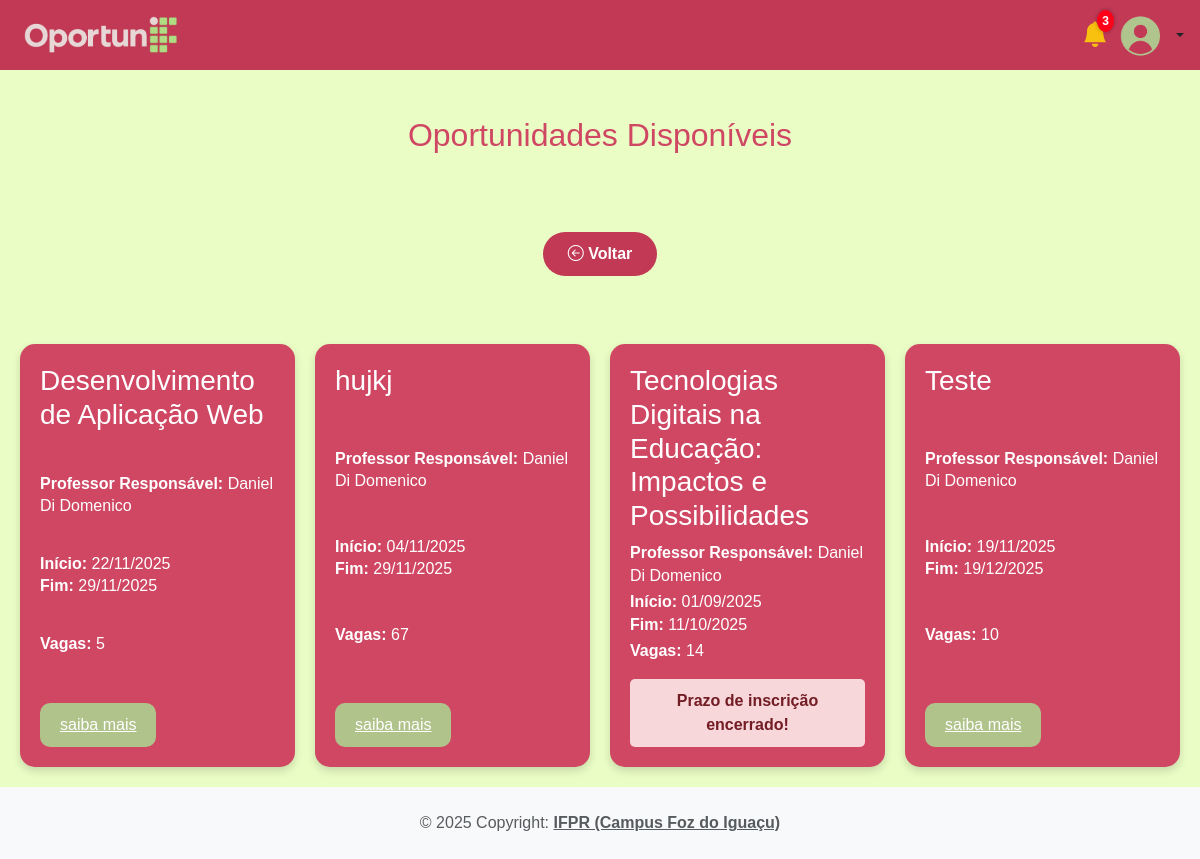
The page /app/controller/OportunidadeController.php?action=projetopesquisa (signed in) on the database as committed earlier.
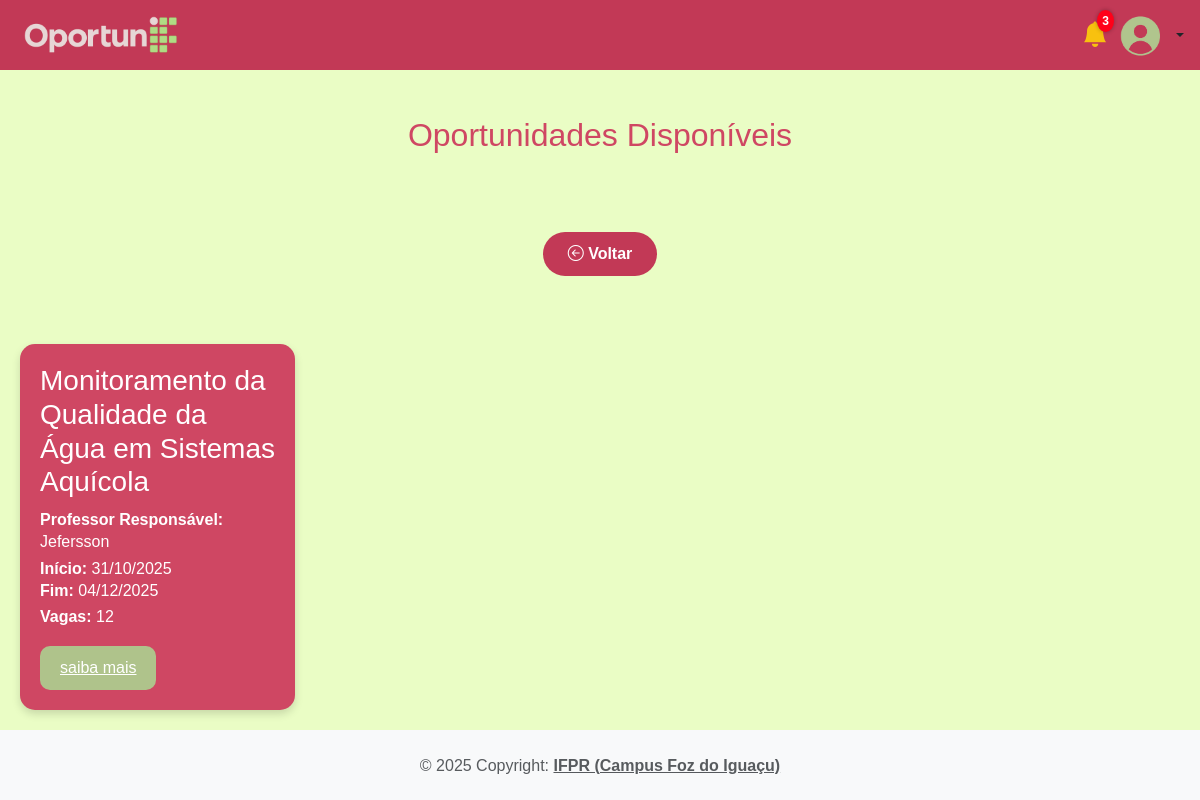
The same page on the database as committed later.
### tables this page shows
CREATE TABLE `oportunidades` (
  `idOportunidades` int(11) NOT NULL,
  `titulo` longtext DEFAULT NULL,
  `descricao` longtext DEFAULT NULL,
  `tipoOportunidade` enum('ESTAGIO','PROJETOEXTENSAO','PROJETOPESQUISA') NOT NULL,
  `dataInicio` date NOT NULL,
  `dataFim` date NOT NULL,
  `documentoAnexo` varchar(100) DEFAULT NULL,
  `vaga` int(11) NOT NULL,
  `documentoEdital` varchar(255) DEFAULT NULL,
  `idProfessor` int(11) NOT NULL DEFAULT 38
);

CREATE TABLE `usuarios` (
  `idUsuarios` int(11) NOT NULL,
  `nomeCompleto` varchar(45) NOT NULL,
  `email` varchar(45) NOT NULL,
  `cpf` varchar(20) NOT NULL,
  `senha` varchar(255) NOT NULL,
  `tipoUsuario` enum('ALUNO','PROFESSOR','ADMIN') NOT NULL,
  `matricula` varchar(45) DEFAULT NULL,
  `idCursos` int(11) DEFAULT NULL,
  `fotoPerfil` varchar(255) DEFAULT NULL
);

### app/controller/OportunidadeController.php (called while the page is built, shortened)
<?php
require_once(__DIR__ . "/../dao/OportunidadeDAO.php");
require_once(__DIR__ . "/../dao/UsuarioDAO.php");
require_once(__DIR__ . "/../model/Oportunidade.php");
require_once(__DIR__ . "/../model/Usuario.php");
class OportunidadeController extends Controller
{
    private OportunidadeDAO $oportunidadeDao;
    private UsuarioDAO $usuarioDao;
    public function __construct()
    {
        $this->oportunidadeDao = new OportunidadeDAO();
        $this->usuarioDao = new UsuarioDAO();
        $this->handleAction();
    }
    protected function projetopesquisa()
    {
        $usuarioLogado = $this->usuarioDao->findById($_SESSION["usuarioLogadoId"]);
        $idCurso = $usuarioLogado->getCurso()->getId();
        $dados["oportunidades"] = $this->oportunidadeDao->listByTipoECurso(OportunidadeTipo::PROJETOPESQUISA, $idCurso);
        $this->loadView("oportunidade/oportunidades_disponiveis.php", $dados);
    }
}
new OportunidadeController();

### app/model/Oportunidade.php (called while the page is built, shortened)
<?php
require_once(__DIR__ . "/Usuario.php");
class Oportunidade
{
    private ?int $id;
    private ?string $titulo;
    private ?string $dataInicio;
    private ?string $dataFim;
    private ?Usuario $professor = null;
    private ?int $vaga;
    public function __construct()
    {
        $this->id = 0;
        $this->titulo = "";
        $this->dataInicio = "";
        $this->dataFim = "";
        $this->vaga = null;
    }
    public function getId(): ?int
    {
        return $this->id;
    }
    public function setId(?int $id): self
    {
        $this->id = $id;
        return $this;
    }
    public function getTitulo(): ?string
    {
        return $this->titulo;
    }
    public function setTitulo(?string $titulo): self
    {
        $this->titulo = $titulo;
        return $this;
    }
    public function getDataInicioFormatada(): ?string
    {
        if ($this->dataInicio) {
            $date = new DateTimeImmutable($this->dataInicio);
            return $date->format('d/m/Y');
        }
        return "";
    }
    public function setDataInicio(?string $dataInicio): self
    {
        $this->dataInicio = $dataInicio;
        return $this;
    }
    public function getDataFim(): ?string
    {
        return $this->dataFim;
    }
    public function getDataFimFormatada(): ?string
    {
        if ($this->dataFim) {
            $date = new DateTimeImmutable($this->dataFim);
            return $date->format('d/m/Y');
        }
        return "";
    }
    public function setDataFim(?string $dataFim): self
    {
        $this->dataFim = $dataFim;
        return $this;
    }
    public function getVaga(): ?int
    {
        return $this->vaga;
    }
    public function setVaga(?int $vaga): void
    {
        $this->vaga = $vaga;
    }
    public function getProfessor(): ?Usuario
    {
        return $this->professor;
    }
    public function setProfessor(?Usuario $professor): self
    {
        $this->professor = $professor;
        return $this;
    }
}

### app/dao/OportunidadeDAO.php (called while the page is built, shortened)
<?php
include_once(__DIR__ . "/../model/Oportunidade.php");
class OportunidadeDAO
{
    public function listByTipoECurso(string $tipo, int $idCurso)
    {
        $conn = Connection::getConn();
        $sql = "SELECT o.*, u.nomeCompleto, u.tipoUsuario FROM oportunidades o
                JOIN usuarios u ON (u.idUsuarios = o.idProfessor)
            INNER JOIN oportunidade_curso oc ON o.idOportunidades = oc.idOportunidade
            WHERE o.tipoOportunidade = :tipo
              AND oc.idCurso = :idCurso
            ORDER BY o.titulo";
        $stm = $conn->prepare($sql);
        $stm->bindValue(":tipo", $tipo);
        $stm->bindValue(":idCurso", $idCurso);
        $stm->execute();
        $result = $stm->fetchAll();
        return $this->mapOportunidades($result);
    }
    private function mapOportunidades($result)
    {
        $oportunidades = array();
        foreach ($result as $reg) {
            $oportunidade = new Oportunidade();
            $oportunidade->setId($reg['idOportunidades']);
            $oportunidade->setTitulo($reg['titulo']);
            $oportunidade->setDescricao($reg['descricao']);
            $oportunidade->setDocumentoEdital($reg['documentoEdital']);
            $oportunidade->setTipoOportunidade($reg['tipoOportunidade']);
            $oportunidade->setDataInicio($reg['dataInicio']);
            $oportunidade->setDataFim($reg['dataFim']);
            $oportunidade->setDocumentoAnexo($reg['documentoAnexo']);
            $oportunidade->setVaga($reg['vaga']);
            $professor = new Usuario();
            $professor->setId($reg['idProfessor']);
            $professor->setNomeCompleto($reg['nomeCompleto']);
            $professor->setTipoUsuario($reg['tipoUsuario']);
            $oportunidade->setProfessor($professor);
            $cursoDao = new CursoDAO();
            $oportunidade->setCursos($cursoDao->getCursosByOportunidade($reg['idOportunidades']));
            $oportunidades[] = $oportunidade;
        }
        return $oportunidades;
    }
}

### app/dao/UsuarioDAO.php (called while the page is built, shortened)
<?php
include_once(__DIR__ . "/../model/Usuario.php");
class UsuarioDAO
{
    public function findById(int $id)
    {
        $conn = Connection::getConn();
        $sql = "SELECT u.*, c.nome AS nomeCursos FROM usuarios u
                LEFT JOIN cursos c ON c.idCursos = u.idCursos
                WHERE u.idUsuarios = ?";
        $stm = $conn->prepare($sql);
        $stm->execute([$id]);
        $result = $stm->fetchAll();
        $usuarios = $this->mapUsuarios($result);
        if (count($usuarios) == 1)
            return $usuarios[0];
        elseif (count($usuarios) == 0)
            return null;
        die("UsuarioDAO.findById() - Erro: mais de um usuário encontrado.");
    }
    private function mapUsuarios($result)
    {
        $usuarios = array();
        foreach ($result as $reg) {
            $usuario = new Usuario();
            $usuario->setId($reg['idUsuarios']);
            $usuario->setNomeCompleto($reg['nomeCompleto']);
            $usuario->setEmail($reg['email']);
            $usuario->setSenha($reg['senha']);
            $usuario->setMatricula($reg['matricula']);
            $usuario->setTipoUsuario($reg['tipoUsuario']);
            $usuario->setCpf($reg['cpf']);
            $usuario->setFotoPerfil($reg['fotoPerfil']);
            $curso = new Curso();
            $curso->setId($reg['idCursos']);
            if (isset($reg["nomeCursos"]))
                $curso->setNome($reg["nomeCursos"]);
            $usuario->setCurso($curso);
            $usuarios[] = $usuario;
        }
        return $usuarios;
    }
}

### app/model/Usuario.php (called while the page is built, shortened)
<?php
class Usuario
{
    private ?string $nomeCompleto;
    public function getNomeCompleto(): ?string
    {
        return $this->nomeCompleto;
    }
    public function setNomeCompleto(?string $nomeCompleto): self
    {
        $this->nomeCompleto = $nomeCompleto;
        return $this;
    }
}

### app/view/oportunidade/oportunidades_disponiveis.php (the view, shortened to what the changed rows need)
<?php
require_once(__DIR__ . "/../include/header.php");
require_once(__DIR__ . "/../include/menu.php");
require_once(__DIR__ . "/../../dao/OportunidadeDAO.php");
?>
<link rel="stylesheet" href="<?= BASEURL ?>/view/css/oportunidades_disponiveis.css">
<h2 class="titulo-pagina">Oportunidades Disponíveis</h2>
<div class="cards-container">
    <?php if (count($dados["oportunidades"]) > 0): ?>
        <?php foreach ($dados["oportunidades"] as $op): ?>
            <div class="card-oportunidade">
                <h3><?= htmlspecialchars($op->getTitulo()) ?></h3>
                <p>
                    <strong>Professor Responsável:</strong>
                    <?= htmlspecialchars($op->getProfessor() ? $op->getProfessor()->getNomeCompleto() : "Não definido") ?>
                </p>
                <p>
                    <strong>Início:</strong> <?= htmlspecialchars($op->getDataInicioFormatada()) ?><br>
                    <strong>Fim:</strong> <?= htmlspecialchars($op->getDataFimFormatada()) ?>
                </p>
                <p><strong>Vagas:</strong> <?= htmlspecialchars($op->getVaga()) ?></p>
                <?php
                $dataHoje = new DateTime();
                $dataFim = new DateTime($op->getDataFim());
                ?>
                <?php if ($dataHoje <= $dataFim): ?>
                    <a href="<?= BASEURL ?>/controller/InscricaoController.php?action=view&idOport=<?= $op->getId() ?>" class="btn-inscrever">saiba mais</a>
                <?php else: ?>
                    <div class="btn-inscrever btn-disabled">Prazo de inscrição encerrado!</div>
                <?php endif; ?>
            </div>
        <?php endforeach; ?>
<?php endif; ?>
</div>
<?php require_once(__DIR__ . "/../include/footer.php"); ?>

Rows that differ between the two databases and show on the page:
removed oportunidades: titulo "Desenvolvimento de Aplicação Web", idProfessor.nomeCompleto "Daniel Di Domenico", dataInicio "22/11/2025", dataFim "29/11/2025", vaga "5"
removed oportunidades: titulo "hujkj", idProfessor.nomeCompleto "Daniel Di Domenico", dataInicio "04/11/2025", dataFim "29/11/2025", vaga "67"
removed oportunidades: titulo "Tecnologias Digitais na Educação: Impactos e Possibilidades", idProfessor.nomeCompleto "Daniel Di Domenico", dataInicio "01/09/2025", dataFim "11/10/2025", vaga "14", shows "Prazo de inscrição encerrado!"
removed oportunidades: titulo "Teste", idProfessor.nomeCompleto "Daniel Di Domenico", dataInicio "19/11/2025", dataFim "19/12/2025", vaga "10"
added oportunidades: titulo "Monitoramento da Qualidade da Água em Sistemas Aquícola", idProfessor.nomeCompleto "Jefersson", dataInicio "31/10/2025", dataFim "04/12/2025", vaga "12"
